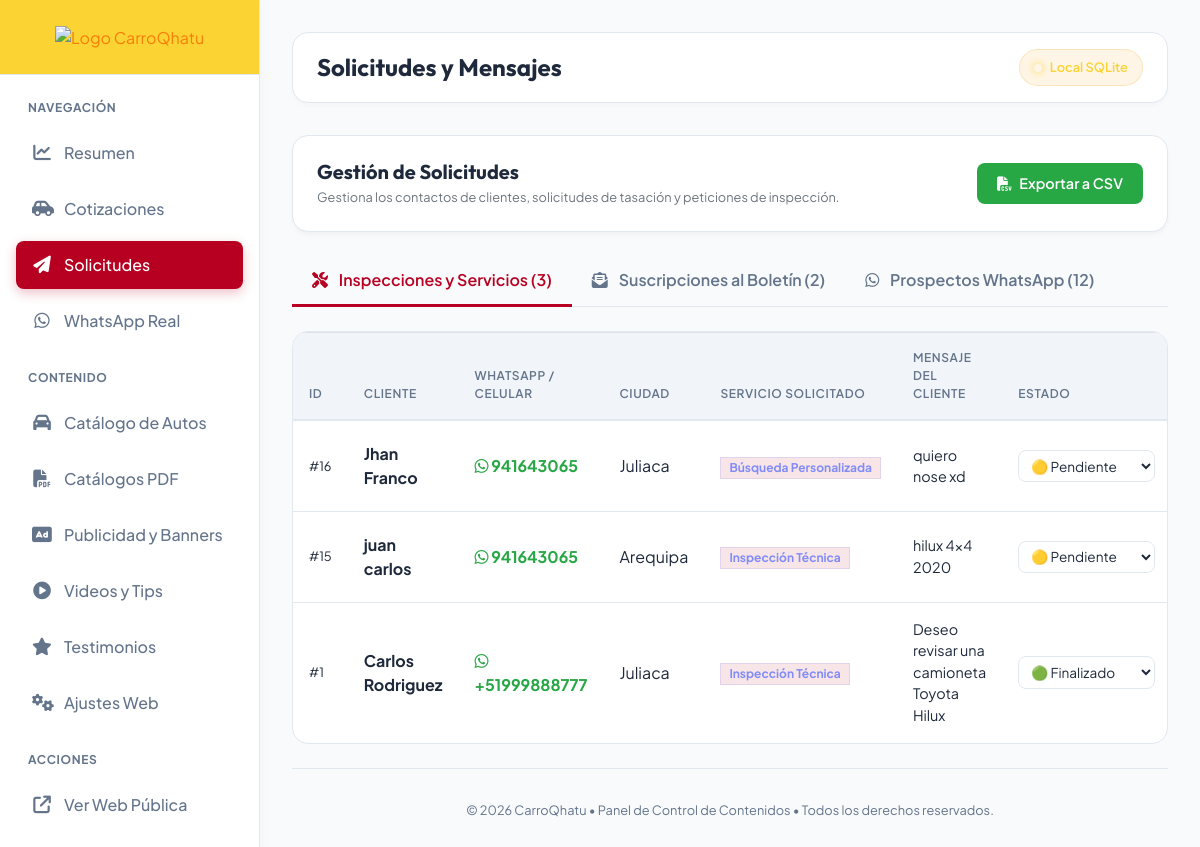
The app's page /admin/solicitudes (signed in) with its own data.
### tables this page shows
CREATE TABLE solicitudes (
            id INTEGER PRIMARY KEY AUTOINCREMENT,
            tipo TEXT, -- 'compra', 'servicio', 'contacto'
            nombre TEXT,
            contacto TEXT,
            datos_vehiculo TEXT, -- JSON string or description
            estado TEXT DEFAULT 'Pendiente', -- 'Pendiente', 'Contactado', 'Finalizado'
            created_at TEXT
        );

### app.py (the view)
@app.route("/admin/solicitudes")
@admin_required
def admin_solicitudes():
    solicitudes, db_source = db_manager.get_all_solicitudes()
    import json
    for s in solicitudes:
        datos = s.get("datos_vehiculo")
        if isinstance(datos, str):
            try:
                s["datos_parsed"] = json.loads(datos)
            except:
                s["datos_parsed"] = {"mensaje": datos}
        else:
            s["datos_parsed"] = datos or {}
    return render_template(
        "admin/admin_solicitudes.html",
        solicitudes=solicitudes,
        db_source=db_source
    )

### app.py (called while the page is built)
@app.after_request
def add_security_headers(response):
    response.headers['X-Content-Type-Options'] = 'nosniff'
    response.headers['X-Frame-Options'] = 'DENY'
    response.headers['Referrer-Policy'] = 'strict-origin-when-cross-origin'
    response.headers['Content-Security-Policy'] = (
        "default-src 'self' https:; "
        "script-src 'self' 'unsafe-inline' https://code.jquery.com https://stackpath.bootstrapcdn.com https://cdnjs.cloudflare.com; "
        "style-src 'self' 'unsafe-inline' https://fonts.googleapis.com https://cdnjs.cloudflare.com https://stackpath.bootstrapcdn.com; "
        "font-src 'self' https://fonts.gstatic.com https://cdnjs.cloudflare.com; "
        "img-src 'self' data: https:;"
    )
    if not app.debug:
        response.headers['Strict-Transport-Security'] = 'max-age=31536000; includeSubDomains'
    return response

def admin_required(f):
    @wraps(f)
    def decorated_function(*args, **kwargs):
        if not session.get("admin_logged_in"):
            flash("Acceso no autorizado.", "warning")
            return redirect(url_for("index"))
        return f(*args, **kwargs)
    return decorated_function

@app.context_processor
def inject_site_config():
    try:
        config = db_manager.get_site_config()
        return {"site_config": config}
    except Exception as e:
        print("WARNING: No se pudo inyectar la configuración del sitio:", e)
        return {"site_config": {}}

### db_manager.py (called while the page is built, shortened)
def get_db_connection():
    conn = sqlite3.connect(DB_PATH)
    conn.row_factory = sqlite3.Row
    return conn

def is_supabase_available():
    global _supabase_offline
    if _supabase_offline:
        return False
    return supabase is not None

def get_all_solicitudes():
    conn = get_db_connection()
    cursor = conn.cursor()
    cursor.execute("SELECT * FROM solicitudes ORDER BY datetime(created_at) DESC")
    rows = [dict(row) for row in cursor.fetchall()]
    conn.close()
    return rows, "Local SQLite"

def get_site_config():
    conn = get_db_connection()
    cursor = conn.cursor()
    cursor.execute("SELECT * FROM site_config")
    rows = cursor.fetchall()
    conn.close()
    config = {}
    for row in rows:
        config[row["clave"]] = row["valor"]
    return config

### templates/admin/admin_solicitudes.html (shortened to what this page needs)
{% extends "admin/admin_layout.html" %}
{% block page_title %}Solicitudes y Mensajes{% endblock %}
{% block content %}
<section class="card-admin mb-4">
    <div class="d-flex flex-column flex-md-row justify-content-between align-items-md-center gap-3">
        <div>
            <h5 class="text-white font-weight-bold mb-1">Gestión de Solicitudes</h5>
            <p class="text-muted small mb-0">Gestiona los contactos de clientes, solicitudes de tasación y peticiones de inspección.</p>
        </div>
        <div>
            <a href="{{ url_for('admin_export_solicitudes') }}" class="btn-admin btn-admin-primary bg-success" style="border: none;">
                <i class="fa-solid fa-file-csv"></i> Exportar a CSV
            </a>
        </div>
    </div>
</section>
<ul class="nav nav-tabs nav-tabs-custom" id="solicitudesTabs" role="tablist">
    <li class="nav-item" role="presentation">
        <a class="nav-link active" id="servicios-tab" data-toggle="tab" href="#servicios" role="tab" aria-controls="servicios" aria-selected="true">
            <i class="fa-solid fa-screwdriver-wrench mr-2"></i> Inspecciones y Servicios ({% set count = solicitudes|selectattr('tipo', 'equalto', 'servicio')|list|length %}{{ count }})
        </a>
    </li>
    <li class="nav-item" role="presentation">
        <a class="nav-link" id="contacto-tab" data-toggle="tab" href="#contacto" role="tab" aria-controls="contacto" aria-selected="false">
            <i class="fa-solid fa-envelope-open-text mr-2"></i> Suscripciones al Boletín ({% set count = solicitudes|selectattr('tipo', 'equalto', 'contacto')|list|length %}{{ count }})
        </a>
    </li>
    <li class="nav-item" role="presentation">
        <a class="nav-link" id="whatsapp-tab" data-toggle="tab" href="#whatsapp" role="tab" aria-controls="whatsapp" aria-selected="false">
            <i class="fa-brands fa-whatsapp mr-2"></i> Prospectos WhatsApp ({% set count = solicitudes|selectattr('tipo', 'equalto', 'whatsapp_lead')|list|length %}{{ count }})
        </a>
    </li>
</ul>
<div class="tab-content" id="solicitudesTabsContent">
    <div class="tab-pane fade show active" id="servicios" role="tabpanel" aria-labelledby="servicios-tab">
        <div class="table-admin-container">
            {% set s_list = solicitudes|selectattr('tipo', 'equalto', 'servicio')|list %}
            {% if s_list %}
            <div class="table-responsive">
                <table class="table table-admin">
                    <thead>
                        <tr>
                            <th>ID</th>
                            <th>Cliente</th>
                            <th>WhatsApp / Celular</th>
                            <th>Ciudad</th>
                            <th>Servicio Solicitado</th>
                            <th>Mensaje del Cliente</th>
                            <th>Estado</th>
                        </tr>
                    </thead>
                    <tbody>
                        {% for s in s_list %}
                        <tr>
                            <td class="text-muted small">#{{ s.id }}</td>
                            <td class="font-weight-bold text-white">{{ s.nombre }}</td>
                            <td>
                                <a href="https://wa.me/{{ s.contacto|replace(' ', '')|replace('+', '') }}" target="_blank" class="text-success font-weight-bold" style="text-decoration: none;">
                                    <i class="fa-brands fa-whatsapp"></i> {{ s.contacto }}
                                </a>
                            </td>
                            <td><span class="text-capitalize">{{ s.datos_parsed.ciudad|default('No especificada') }}</span></td>
                            <td>
                                <span class="badge badge-info py-1 px-2" style="background-color: var(--primary-glow); color: #818cf8; border: 1px solid rgba(129,140,248,0.2);">
                                    {% if s.datos_parsed.servicio == 'inspeccion' %}
                                        Inspección Técnica
                                    {% elif s.datos_parsed.servicio == 'tasacion' %}
                                        Tasación de Vehículo
                                    {% elif s.datos_parsed.servicio == 'busqueda' %}
                                        Búsqueda Personalizada
                                    {% else %}
                                        {{ s.datos_parsed.servicio|default('Servicio') }}
                                    {% endif %}
                                </span>
                            </td>
                            <td class="text-muted" style="max-width: 250px; font-size: 0.9rem;">{{ s.datos_parsed.mensaje or 'Sin observaciones' }}</td>
                            <td>
                                <select class="status-select" onchange="updateStatus('{{ s.id }}', this)">
                                    <option value="Pendiente" {% if s.estado == 'Pendiente' %}selected{% endif %}>🟡 Pendiente</option>
                                    <option value="Finalizado" {% if s.estado == 'Finalizado' %}selected{% endif %}>🟢 Finalizado</option>
                                </select>
                            </td>
                        </tr>
                        {% endfor %}
                    </tbody>
                </table>
            </div>
            {% else %}
            <div class="text-center py-5 text-muted">
                <i class="fa-solid fa-check-circle fa-2x mb-3 text-success"></i>
                <p class="mb-0">No hay solicitudes de servicios registradas.</p>
            </div>
            {% endif %}
        </div>
    </div>
            {% set c_list = solicitudes|selectattr('tipo', 'equalto', 'contacto')|list %}
            {% set w_list = solicitudes|selectattr('tipo', 'equalto', 'whatsapp_lead')|list %}
</div>
{% endblock %}

### templates/admin/admin_layout.html (style rules this page uses)
:root { --bg-dark: #f8fafc; --bg-card: #ffffff; --primary: #B70021; --primary-glow: rgba(183, 0, 33, 0.1); --accent: #FBD333; --success: #10b981; --danger: #ef4444; --text-main: #1e293b; --text-muted: #64748b; --border-color: #e2e8f0; --sidebar-width: 260px; }
body { font-family: 'Plus Jakarta Sans', sans-serif; background-color: var(--bg-dark); color: var(--text-main); min-height: 100vh; overflow-x: hidden; }
h1, h2, h3, h4, h5, h6 { font-family: 'Outfit', sans-serif; font-weight: 600; }
.card-admin { background-color: var(--bg-card); border: 1px solid var(--border-color); border-radius: 1rem; padding: 1.5rem; transition: all 0.3s cubic-bezier(0.4, 0, 0.2, 1); position: relative; overflow: hidden; box-shadow: 0 4px 6px -1px rgba(0, 0, 0, 0.03), 0 2px 4px -1px rgba(0, 0, 0, 0.02); }
.btn-admin { border-radius: 0.5rem; padding: 0.6rem 1.25rem; font-weight: 600; font-size: 0.9rem; transition: all 0.2s ease; display: inline-flex; align-items: center; gap: 0.5rem; text-decoration: none !important; }
.btn-admin-primary { background-color: var(--primary); color: #fff !important; border: none; }
.table-admin-container { background-color: var(--bg-card); border: 1px solid var(--border-color); border-radius: 1rem; overflow: hidden; margin-bottom: 1.5rem; }
.table-admin { margin-bottom: 0; color: var(--text-main); }
.table-admin th { background-color: rgba(15, 23, 42, 0.3); border-bottom: 2px solid var(--border-color); color: var(--text-muted); font-weight: 600; text-transform: uppercase; font-size: 0.75rem; letter-spacing: 0.05em; padding: 1rem; }
.table-admin td { border-top: 1px solid var(--border-color); padding: 1rem; vertical-align: middle; }
h5.text-white, h6.text-white, .card-admin h5.text-white, .card-admin h6.text-white, .main-content h5.text-white, .main-content h6.text-white { color: var(--text-main) !important; }
.form-control, .form-select, select, input, textarea { background-color: #ffffff !important; border: 1px solid var(--border-color) !important; color: var(--text-main) !important; }
.table { color: var(--text-main) !important; }
.table th { background-color: #f1f5f9 !important; color: var(--text-muted) !important; border-bottom: 2px solid var(--border-color) !important; }
.table td { border-top: 1px solid var(--border-color) !important; color: var(--text-main) !important; }

### templates/admin/admin_solicitudes.html (style rules this page uses)
.nav-tabs-custom { border-bottom: 1px solid var(--border-color); margin-bottom: 1.5rem; }
.nav-tabs-custom .nav-link { color: var(--text-muted); border: none; background: none; font-weight: 600; padding: 0.75rem 1.25rem; transition: all 0.2s ease; border-bottom: 3px solid transparent; }
.nav-tabs-custom .nav-link.active { color: var(--primary); border-bottom-color: var(--primary); background: none; }
.status-select { background-color: rgba(15, 23, 42, 0.5); color: #fff; border: 1px solid var(--border-color); border-radius: 0.5rem; padding: 0.35rem 0.5rem; font-size: 0.85rem; cursor: pointer; transition: border-color 0.2s ease; }

### records on screen
solicitudes: id "16", nombre "Jhan Franco", contacto "941643065", datos_parsed.ciudad "Juliaca", shows "Búsqueda Personalizada", datos_parsed "quiero nose xd", estado+id "🟡 Pendiente"
solicitudes: id "15", nombre "juan carlos", contacto "941643065", datos_parsed.ciudad "Arequipa", shows "Inspección Técnica", datos_parsed "hilux 4x4 2020", estado+id "🟡 Pendiente"
solicitudes: id "1", nombre "Carlos Rodriguez", contacto "+51999888777", datos_parsed.ciudad "Juliaca", shows "Inspección Técnica", datos_parsed "Deseo revisar una camioneta Toyota Hilux", estado+id "🟢 Finalizado"

### other values on screen
{{ db_source|default('Local SQLite') }} "Local SQLite"
{{ count }} "3"
{{ count }} "2"
{{ count }} "12"
